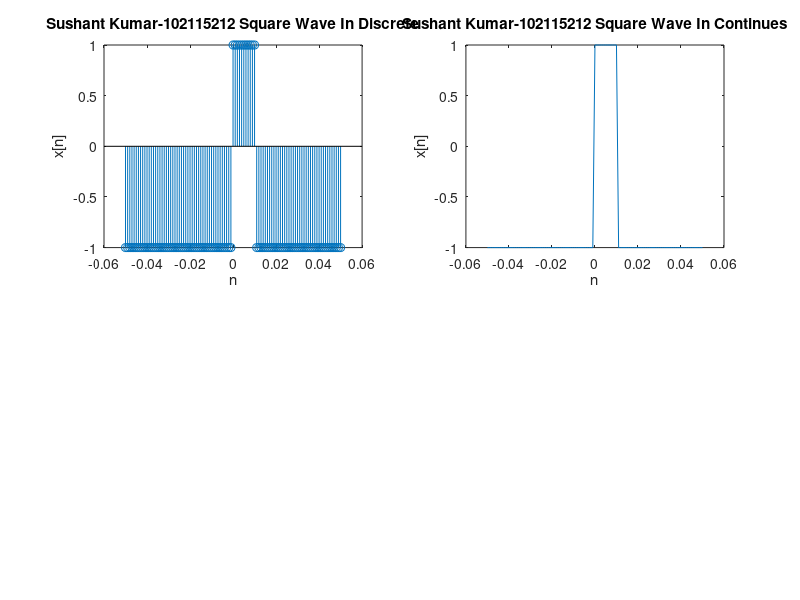

Source code (MATLAB):
clc
clear all
% defining sampling frequency
sf=1000; 

% define time axis
n = -0.05:1/sf:0.05;   

% define frequency by taking user input
f = input('frequency: ');

% define duty cycle by taking user input
d = input('Dutycycle: '); 

% using matlab inbuilt square function for generating sqaure wave
u = square(2*pi*f*n,d);

% plotting results
subplot(2,2,1)
stem(n,u)
xlabel('n');
ylabel('x[n]');
title('Sushant Kumar-102115212 Square Wave In Discrete')
subplot(2,2,2)
plot(n,u)
xlabel('n');
ylabel('x[n]');
title('Sushant Kumar-102115212 Square Wave In Continues')